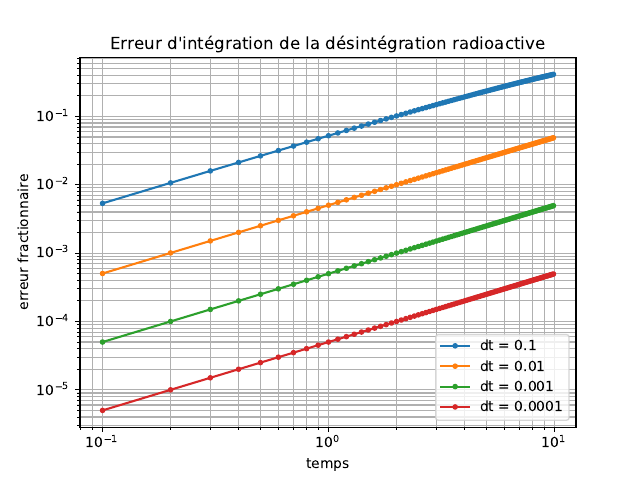

Recreate this plot in Python.
## NOM DU PROGRAMME: desintegrationErr.py
#IMPORTATION
import numpy as np
import matplotlib.pyplot as plt
# ENTRÉES
noyaux0 = int(input("nombre initial de noyaux: "))
tau = float(input('constante de temps de décroissance: '))
dtbas = float(input('pas de temps de résolution le plus bas: '))
nres = int(input('nombre de raffinements de résolution: '))
tmax = int(input('temps de fin de la simulation: '))
# BOUCLE PRINCIPALE: CALCUL D'ERREURS
for n in range(nres):
    raffine = 10**n
    dt = dtbas/raffine
    nsteps = int(tmax/dt)
    noyaux = noyaux0
    err = np.zeros(nsteps)
    t = np.zeros(nsteps)
    # BOUCLE SECONDAIRE: MÉTHODE D'EULER
    for i in range(nsteps-1):
        t[i+1] = t[i] + dt
        noyaux = noyaux - noyaux/tau*dt
        exact = noyaux0 * np.exp(- t[i+1]/tau)
        err[i+1] = abs((noyaux - exact)/exact)
    # tracer l'erreur à cette résolution
    plt.loglog(t[raffine::raffine], err[raffine::raffine],
               '.-', label='dt = '+str(dt))
    
plt.legend(loc=4)
plt.xlabel('temps')
plt.ylabel('erreur fractionnaire')
plt.title("Erreur d'intégration de la désintégration radioactive")
plt.grid(linestyle='-', which='major')
plt.grid(which='minor')
plt.savefig("desintegrationErr.png")
plt.savefig("desintegrationErr.pdf")
plt.show()